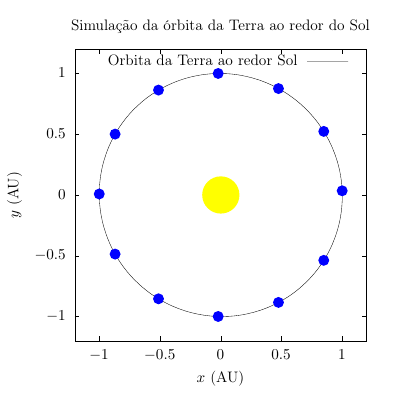

Recreate this plot in gnuplot.
set terminal epslatex standalone size 10cm, 10cm
set output "grafico-tarefa-a1.tex"

reset

set title "Simulação da órbita da Terra ao redor do Sol"

set xlabel "$x$ (AU)"
set ylabel "$y$ (AU)"

set xrange[-1.2:1.2]
set yrange[-1.2:1.2]

unset grid


set size square

set style line 1 lc rgb "black"  lw 1 pointsize 0.5 pointtype 7
set linetype 10
set style line 2 lc rgb "yellow" lw 3 pointsize 8.5 pointtype 7
set style line 3 lc rgb "blue" lw 3 pointsize 2.5 pointtype 7

plot "saida-tarefa-a1.dat" with lines ls 1 title "Orbita da Terra ao redor Sol",\
     'saida-tarefa-a1.dat' every 30::1::360 with points ls 3 notitle,\
     "<echo '0 0'"   with points ls 2 notitle, \

